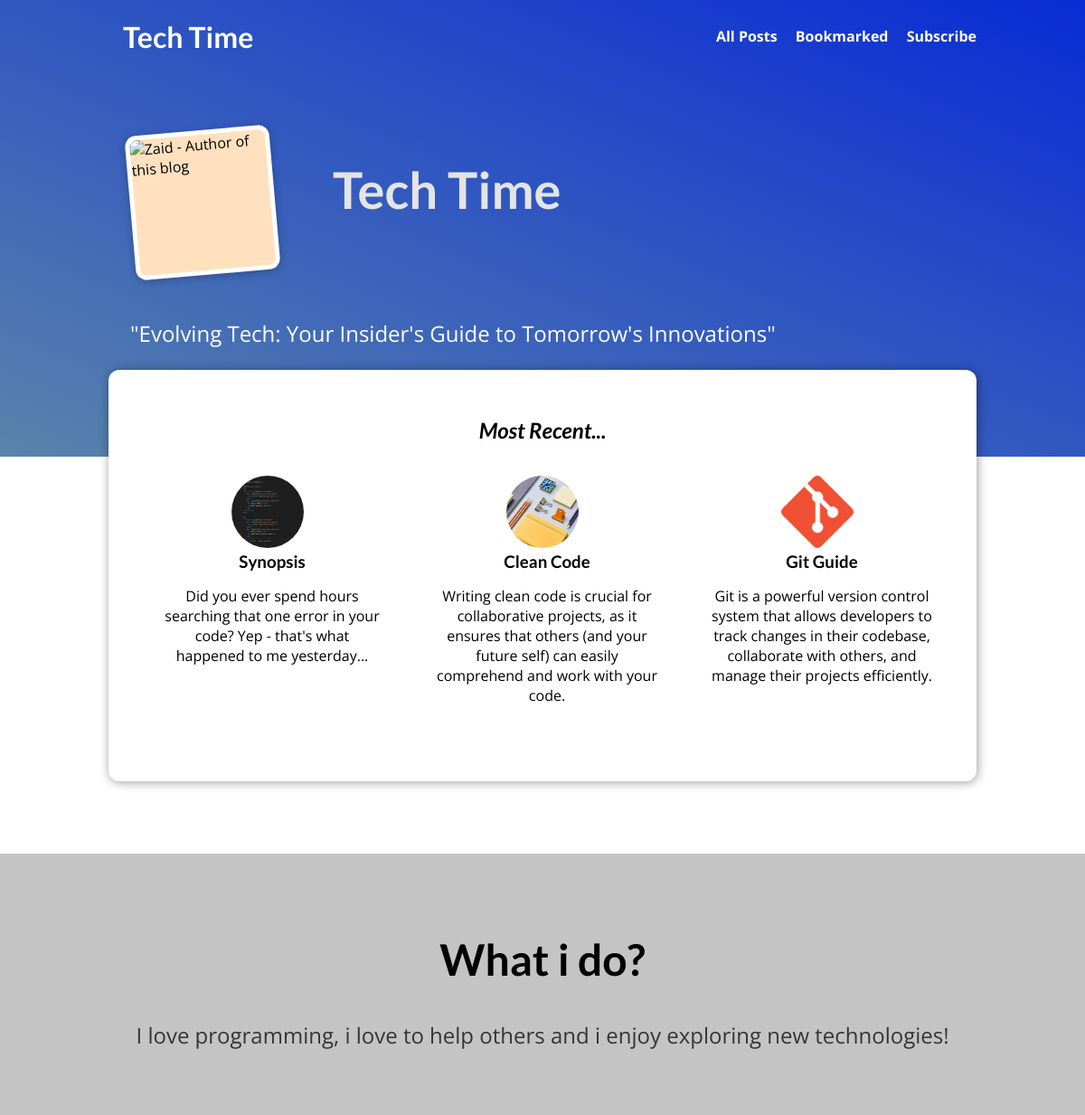
The page / on the database its author committed.
### blog/models.py (models this page shows, shortened)
class Post(models.Model):
    title = models.CharField(max_length=100)
    excerpt = models.CharField(max_length=200)
    image = models.ImageField(upload_to="posts", null=True)
    date = models.DateField(auto_now=True)
    slug = models.SlugField(unique=True, db_index=True)
    content = models.TextField(validators=[MinLengthValidator(10)])
    author = models.ForeignKey(Author, on_delete=models.SET_NULL, null=True)
    tags = models.ManyToManyField(Tag)

### blog/views.py (the view)
# urls.py: path("", views.StartingPageView.as_view(), name="starting-page" ),
class StartingPageView(ListView):
    template_name = "blog/index.html"
    model = Post
    ordering = ["-date"]
    context_object_name = "posts"
    def get_queryset(self):
        queryset = super().get_queryset()
        data = queryset[:3]
        return data
    def get_context_data(self, **kwargs):
        context = super().get_context_data(**kwargs)
        stored_subscriber = self.request.session.get("stored_subscriber")
        print(stored_subscriber)
        context["user_subscribed"] = stored_subscriber
        context["page_style"] = "style-one"
        return context

### blog/templates/blog/index.html (shortened to what this page needs)
{% extends "base.html" %}
{% load static %}
{% block css_file %}
<link rel="stylesheet" href="{% static "blog/post.css" %}">
<link rel="stylesheet" href="{% static "blog/index.css"%}">
{% endblock %}
{%block content %}
<section id="welcome">
  <header>
    <img src="{% static "blog/images/coding guy.jpg"%}" alt="Zaid - Author of this blog" />
    <h2>Tech Time</h2>
  </header>
  <p>"Evolving Tech: Your Insider's Guide to Tomorrow's Innovations"
  </p>
</section>
<section id="latest-posts">
    <h2>Most Recent...</h2>
    <ul>
      {% for post in posts %}
      {% include "blog/includes/post.html" with page_style='style-one'%}
      {% endfor %}
    </ul>
</section>
<section id="about">
    <h2>What i do?</h2>
    <p>
        I love programming, i love to help others and i enjoy exploring new technologies!
    </p>
</section>
{% endblock %}

### blog/templates/blog/includes/post.html
<li>
    <article class="post {% if page_style == 'style-one' %}style-one {% endif %}">
        <a href="{% url "post-detail-page" post.slug %}">
            <img src="{{post.image.url}}" alt="{{post.title}}">
            <div class="post__content">
                <h3>{{ post.title}}</h3>
                <p>{{post.excerpt}}</p>
            </div>
        </a>
    </article>
</li>

### static/app.css (style rules this page uses)
* { box-sizing: border-box; }
html { font-family: "Open Sans", "Lato", sans-serif; }
body { margin: 0; }
h1, h2, h3 { font-family: "Lato", sans-serif; font-weight: bold; }

### blog/static/blog/post.css (style rules this page uses)
.post { display: flex; flex-direction: column; align-items: center; text-align: center; }
.post a { text-decoration: none; color: black; transition: all 0.2s ease; padding: 1rem; border-radius: 10px; display: flex; flex-direction: row; text-align: left; margin-bottom: 20px; }
.style-one a { text-decoration: none; color: black; transition: all 0.2s ease; padding: 1rem; border-radius: 10px; display: flex; flex-direction: column; align-items: center; text-align: center; }
.style-one img { width: 5rem; height: 5rem; object-fit: cover; border-radius: 50%; }
.post img { width: 5rem; height: 5rem; object-fit: cover; }
.post h3 { margin: 0.25rem 0; }
.post__content { margin-left: 10px; }

### blog/static/blog/index.css (style rules this page uses)
#welcome { background: linear-gradient(to right top, #5984ab, #092bd5); padding: 6rem 12%; }
#welcome header { display: flex; align-items: flex-start; margin: 3rem auto; }
#welcome img { width: 10rem; height: 10rem; object-fit: cover; object-position: top; border: 5px solid white; border-radius: 12px; background-color: #ffe1bf; transform: rotateZ(-5deg); box-shadow: 0 2px 8px rgba(0, 0, 0, 0.25); }
#welcome h2 { font-size: 3.5rem; margin: 2rem 0 0 4rem; color: #e4e4e4; width: 30rem; }
#welcome p { color: white; font-size: 1.5rem; }
#latest-posts { background-color: white; padding: 2rem; border-radius: 12px; width: 60rem; margin: -6rem auto 2rem auto; box-shadow: 1px 1px 12px rgba(0, 0, 0, 0.4); }
#latest-posts h2 { text-align: center; font-style: italic; }
#latest-posts ul { list-style: none; margin: 0; padding: 0; display: flex; gap: 1rem; }
#latest-posts li { flex: 1; }
#about { text-align: center; padding: 3rem; background-color: #c5c4c4; margin-top: 5rem; }
#about h2 { font-size: 3rem; }
#about p { font-size: 1.5rem; color: #353535; }

### rows shown on the page
Post: image (picture), title "Synopsis", excerpt "Did you ever spend hours searching that one error in your code? Yep - that's what happened to me yesterday..."
Post: image (picture), title "Clean Code", excerpt "Writing clean code is crucial for collaborative projects, as it ensures that others (and your future self) can easily comprehend and work with your code."
Post: image (picture), title "Git Guide", excerpt "Git is a powerful version control system that allows developers to track changes in their codebase, collaborate with others, and manage their projects efficiently."
